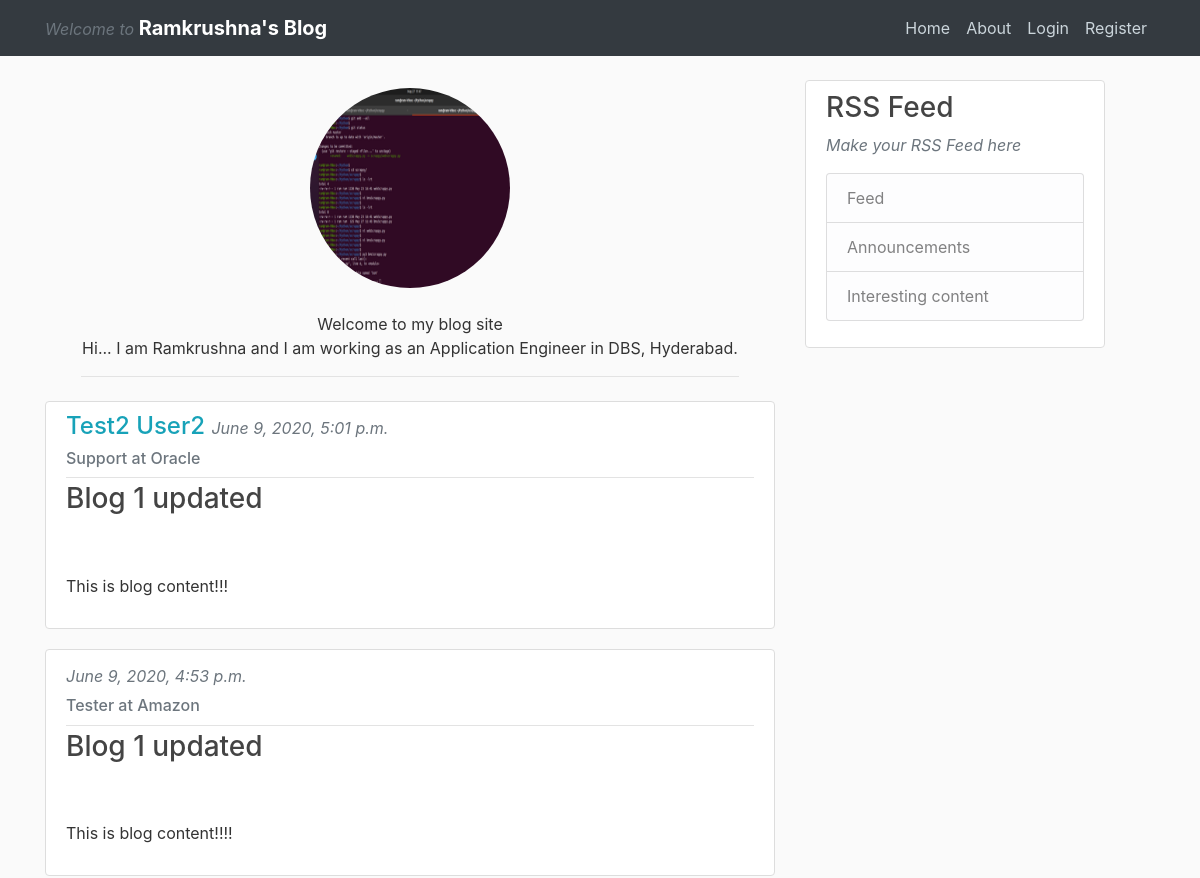
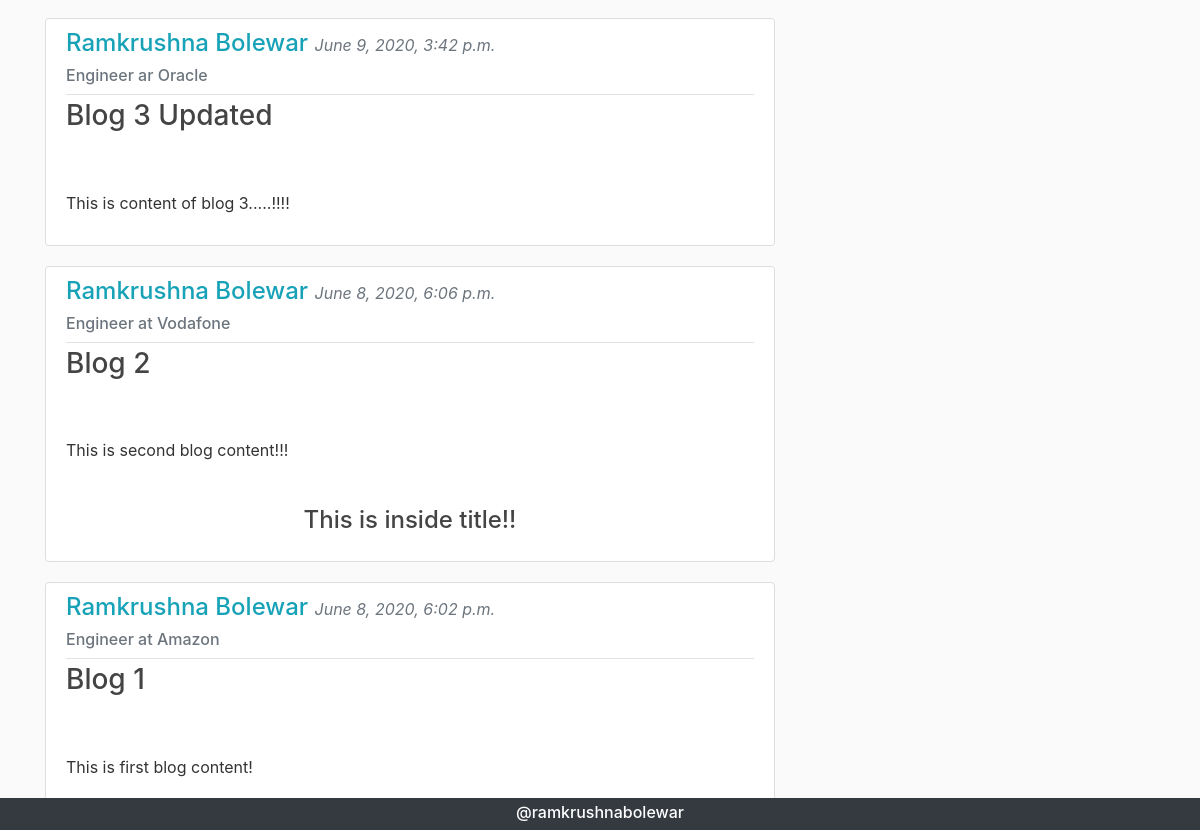
The app's page /, older data (2 pictures, top to bottom).
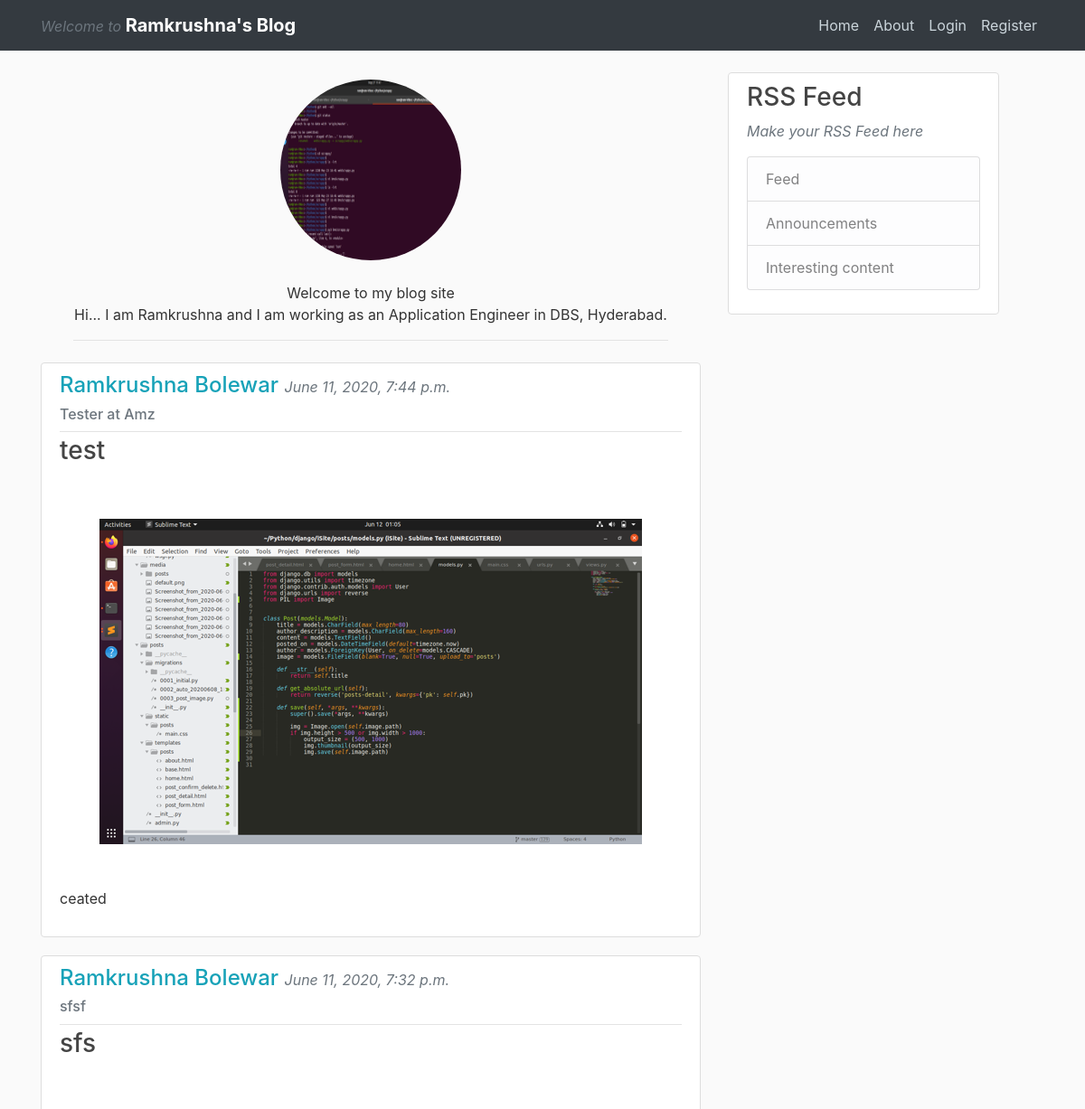
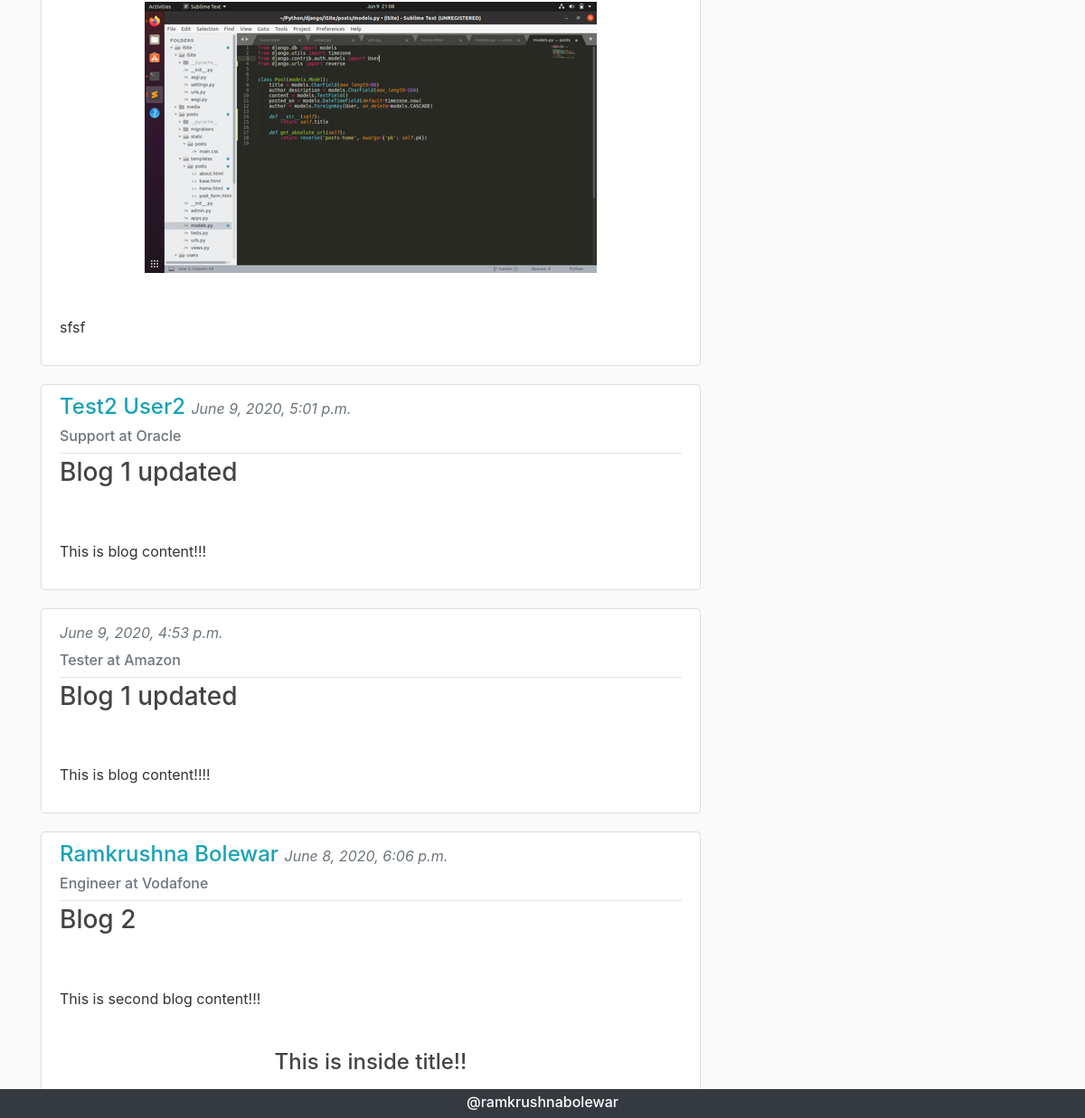
The same page, newer data (2 pictures, top to bottom).
### posts/models.py (models this page shows, shortened)
class Post(models.Model):
    title = models.CharField(max_length=80)
    author_description = models.CharField(max_length=160)
    content = models.TextField()
    posted_on = models.DateTimeField(default=timezone.now)
    author = models.ForeignKey(User, on_delete=models.CASCADE)
    image = models.FileField(blank=True, null=True, upload_to='posts')

### posts/views.py (the view)
# urls.py: path('', PostListView.as_view(), name='posts-home'),
class PostListView(ListView):
    model = Post
    template_name = "posts/home.html"
    context_object_name = 'post_s'
    ordering = ['-posted_on']

### posts/templates/posts/home.html
{% extends "posts/base.html" %}
{% block content %}
<div class="text-center">
  <img class="rounded-circle" src="media/default.png">
  <div>
    <p class="introduction">
      Welcome to my blog site <br>
      Hi... I am Ramkrushna and I am working as an Application Engineer in DBS, Hyderabad.
    </p>
  </div>
</div>
{% for post in post_s %}
<article class="media content-section">
  <div class="media-body">
    <div class="article-metadata">
      <h4 class="text-info mr-2">
        {{ post.author.first_name }} {{ post.author.last_name }}
        <small class="mr-auto text-muted">{{ post.posted_on }}</small>
      </h4>
      <h6 class="text-secondary mr-auto">{{ post.author_description }}</h6>
    </div>
    <h3>
      <a class="article-title text-gray" href="{% url 'posts-detail' post.id %}">
        {{ post.title }}
      </a>
    </h3>
    <p class="article-content">
      {% if post.image %}
        <img class="mx-auto d-block" src="{{ post.image.url }}">
      {% endif %}
      {{ post.content|safe }}
    </p>
  </div>
</article>
{% endfor %}
{% endblock %}

### posts/templates/posts/base.html (shortened to what this page needs)
{% load static %}
<!DOCTYPE html>
<html>
<head>
  <link rel="stylesheet" href="https://maxcdn.bootstrapcdn.com/bootstrap/4.0.0/css/bootstrap.min.css">
  <link rel="stylesheet" type="text/css" href="{% static 'posts/main.css' %}">
</head>
<body>
  <header class="site-header">
    <nav class="navbar navbar-expand-md navbar-dark bg-dark fixed-top">
      <div class="container">
        <a class="navbar-brand font-weight-bold mr-4" href="/">
          <small class="text-muted">Welcome to </small>
          Ramkrushna's Blog
        </a>
        <div class="collapse navbar-collapse">
          <div class="navbar-nav">
            <a class="nav-item nav-link" href="{% url 'posts-home' %}">Home</a>
            <a class="nav-item nav-link" href="{% url 'posts-about' %}">About</a>
            {% if user.is_authenticated %}
              <a class="nav-item nav-link" href="{% url 'profile' %}">Profile</a>
              <a class="nav-item nav-link" href="{% url 'logout' %}">Logout</a>
            {% else %}
            <a class="nav-item nav-link" href="{% url 'login' %}">Login</a>
            <a class="nav-item nav-link" href="{% url 'register' %}">Register</a>
            {% endif %}
          </div>
        </div>
      </div>
    </nav>
  </header>
  <main role="main" class="container">
    <div class="row">
      <div class="col-md-8">
        {% block content %}{% endblock %}
      </div>
      <div class="col-md-4">
        <div class="sidebar">
          <div class="content-section">
            <h3>RSS Feed</h3>
            <p class='text-muted'>Make your RSS Feed here
              <ul class="list-group">
                <li class="list-group-item list-group-item-light">Feed</li>
                <li class="list-group-item list-group-item-light">Announcements</li>
                <li class="list-group-item list-group-item-light">Interesting content</li>
              </ul>
            </p>
          </div>
        </div>
      </div>
    </div>
  </main>
  <footer>
    <div class="footer bg-dark">
      <h6 class="text-center text-white">@ramkrushnabolewar</h6>
    </div>
  </footer>
</body>
</html>

### posts/static/posts/main.css (style rules this page uses)
body { background: #fafafa; color: #333333; margin-top: 5rem; min-height: 100%; height: 100%; }
h1, h2, h3, h4, h5, h6 { color: #444444; }
ul { margin: 0; }
.bg-dark { background-color: #282828; }
.site-header .navbar-nav .nav-link { color: #cbd5db; }
.content-section { background: #ffffff; padding: 10px 20px; border: 1px solid #dddddd; border-radius: 4px; margin-bottom: 20px; }
.article-title { color: #444444; margin-top: 10px; }
.article-content { white-space: pre-line; margin-top: 10px; margin-bottom: 20px; }
.article-metadata { padding-bottom: 1px; margin-bottom: 4px; border-bottom: 1px solid #e3e3e3 }
.rounded-circle { width: 200px; height: 200px; margin-top: 8px; margin-bottom: 16px; }
.introduction { margin-right: 36px; margin-left: 36px; padding-bottom: 16px; margin-top: 8px; margin-bottom: 24px; border-bottom: 1px solid #e3e3e3 }
.text-muted { font-size: 1rem; font-style: italic; }
.sidebar { position: fixed; width: 300px; }
.footer { position: fixed; color: #ffffff; width: 100%; bottom: 0px; height: 2rem; padding-top: 5px; }

Row changes from the older to the newer data that the page shows:
removed Post: author.first_name "Ramkrushna", author.last_name "Bolewar", posted_on "June 9, 2020, 3:42 p.m.", author_description "Engineer ar Oracle", title "Blog 3 Updated", content "This is content of blog 3.....!!!!"
removed Post: author.first_name "Ramkrushna", author.last_name "Bolewar", posted_on "June 8, 2020, 6:02 p.m.", author_description "Engineer at Amazon", title "Blog 1", content "This is first blog content!"
added Post: author.first_name "Ramkrushna", author.last_name "Bolewar", posted_on "June 11, 2020, 7:44 p.m.", author_description "Tester at Amz", title "test", image (picture), content "ceated"
added Post: author.first_name "Ramkrushna", author.last_name "Bolewar", posted_on "June 11, 2020, 7:32 p.m.", author_description "sfsf", title "sfs", image (picture), content "sfsf"
